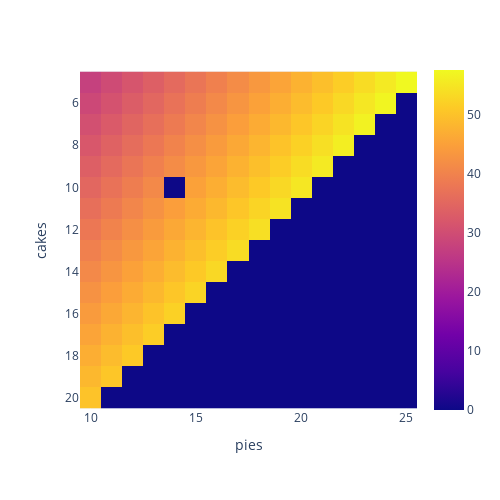

The notebook cell this image was saved under:
### Code cell
fig = px.imshow(mcs_results_mat, x=mcs_results_mat.columns, y=mcs_results_mat.index)
fig.update_layout(width=500,height=500)
fig.show()

### Figure 1 — Plotly figure (JSON) as saved in the notebook; plotly's stock layout.template omitted (floating-point values rounded to 4 significant figures; data arrays with more than 128 entries replaced by an {"elided": "..."} marker saying what was removed)
{"data": [{"coloraxis": "coloraxis", "hovertemplate": "pies: %{x}<br>cakes: %{y}<br>color: %{z}<extra></extra>", "name": "0", "type": "heatmap", "x": [10, 11, 12, 13, 14, 15, 16, 17, 18, 19, 20, 21, 22, 23, 24, 25], "xaxis": "x", "y": [5, 6, 7, 8, 9, 10, 11, 12, 13, 14, 15, 16, 17, 18, 19, 20], "yaxis": "y", "z": {"elided": "16x16 float values"}}], "layout": {"coloraxis": {"colorscale": [[0, "#0d0887"], [0.1111, "#46039f"], [0.2222, "#7201a8"], [0.3333, "#9c179e"], [0.4444, "#bd3786"], [0.5556, "#d8576b"], [0.6667, "#ed7953"], [0.7778, "#fb9f3a"], [0.8889, "#fdca26"], [1, "#f0f921"]]}, "height": 500, "margin": {"t": 60}, "width": 500, "xaxis": {"anchor": "y", "constrain": "domain", "domain": [0, 1], "scaleanchor": "y", "title": {"text": "pies"}}, "yaxis": {"anchor": "x", "autorange": "reversed", "constrain": "domain", "domain": [0, 1], "title": {"text": "cakes"}}}}
